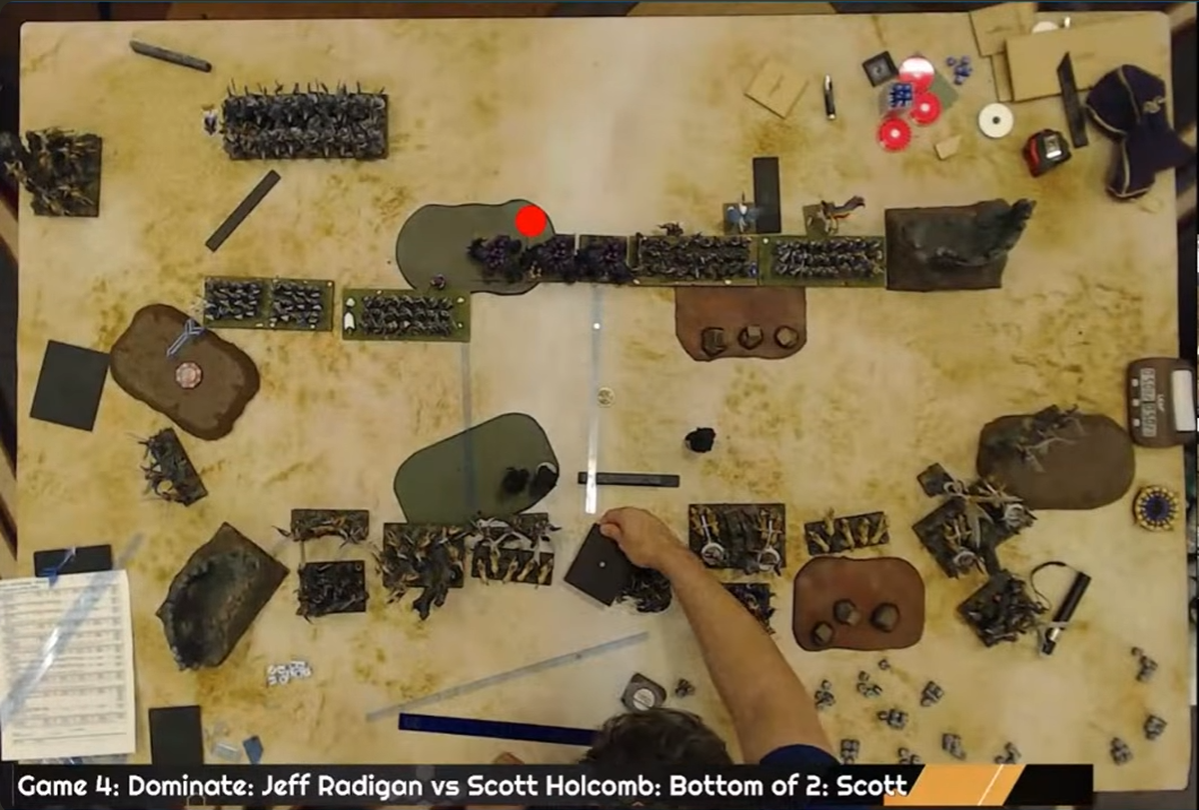
#> input picture inputs/test2.png, 1199 x 810 px
$ python canny.py
#> lines starting #> are read from the running program, lines starting #| are printed output that depends on the picture; after the words box and inside, x2 and y2 are one past the last pixel; in counts of white or black regions, pixels touching at a corner belong together
### components/boundary_detection/io.py
"""Unicode-safe image I/O and pipeline exports."""

import json
from pathlib import Path

import cv2
import numpy as np

from .visualization import draw_merge_round


def load_image(path):
    """Read a BGR image, including files with non-ASCII Windows paths."""
    path = Path(path)
    if not path.is_file():
        raise FileNotFoundError(f"Image not found: {path}")
    data = np.fromfile(path, dtype=np.uint8)
    image = cv2.imdecode(data, cv2.IMREAD_COLOR) if data.size else None
    if image is None:
        raise ValueError(f"Cannot decode image: {path}")
    return image


def save_image(path, image):
    path = Path(path)
    success, encoded = cv2.imencode(path.suffix or ".png", image)
    if not success:
        raise ValueError(f"Cannot encode output image: {path}")
    path.parent.mkdir(parents=True, exist_ok=True)
    encoded.tofile(path)


# [20 lines left out: functions save_report, export_result, export_stages, not called in this run]

### components/boundary_detection/canny.py
"""Explore Canny edges and long line candidates on a board-game image."""

import argparse
from pathlib import Path

import cv2
import numpy as np

from .io import load_image, save_image
from .config import PROJECT_ROOT


def detect_edges(image, low=50, high=150, blur_size=5):
    if not 0 <= low < high:
        raise ValueError("Thresholds must satisfy 0 <= low < high")
    if blur_size < 1 or blur_size % 2 == 0:
        raise ValueError("blur-size must be a positive odd number")
    gray = image if image.ndim == 2 else cv2.cvtColor(image, cv2.COLOR_BGR2GRAY)
    blurred = cv2.GaussianBlur(gray, (blur_size, blur_size), 0)
    return cv2.Canny(blurred, low, high, L2gradient=True)


def detect_lines(edges, min_length=0, max_gap=20, threshold=80):
    if min_length < 0 or max_gap < 0 or threshold < 1:
        raise ValueError("Hough length/gap must be non-negative; vote threshold must be positive")
    lines = cv2.HoughLinesP(
        edges, rho=1, theta=np.pi / 180, threshold=threshold,
        minLineLength=min_length, maxLineGap=max_gap,
    )
    return np.empty((0, 4), dtype=np.int32) if lines is None else lines.reshape(-1, 4)


def make_comparison(image, edges, line_overlay):
    width = min(650, image.shape[1])
    height = round(image.shape[0] * width / image.shape[1])
    panels = []
    for title, content in [
        ("Original", image),
        ("Canny edges", cv2.cvtColor(edges, cv2.COLOR_GRAY2BGR)),
        ("Hough line candidates", line_overlay),
    ]:
        header = np.full((36, width, 3), 245, dtype=np.uint8)
        cv2.putText(header, title, (12, 25), cv2.FONT_HERSHEY_SIMPLEX,
                    0.65, (30, 30, 30), 1, cv2.LINE_AA)
        panels.append(np.vstack([header, cv2.resize(content, (width, height))]))
    return np.hstack(panels)


def main():
    parser = argparse.ArgumentParser(description=__doc__)
    parser.add_argument("image", nargs="?", type=Path, default=PROJECT_ROOT / "inputs" / "test2.png")
    parser.add_argument("--low", type=float, default=50, help="Canny low gradient threshold")
    parser.add_argument("--high", type=float, default=150, help="Canny high gradient threshold")
    parser.add_argument("--blur-size", type=int, default=5, help="Gaussian kernel size, odd (default: 5)")
    parser.add_argument("--hough", action=argparse.BooleanOptionalAction, default=True, help="Optional Hough comparison; --no-hough keeps only Canny edges")
    parser.add_argument("--min-line-length", "--hough-min-length", dest="hough_min_length", type=int, default=0, help="Minimum Hough length; 0 disables the length limit")
    parser.add_argument("--hough-threshold", type=int, default=80, help="Minimum Hough votes")
    parser.add_argument("--max-line-gap", type=int, default=20, help="Allowed Hough gap in pixels")
    parser.add_argument("--output-dir", type=Path, default=PROJECT_ROOT / "outputs" / "canny")
    parser.add_argument("--show", action="store_true", help="Also open a preview window")
    args = parser.parse_args()

    try:
        image = load_image(args.image)
#> in load_image, image is the input picture: shape (810, 1199, 3); mean B, G, R 78.6, 116, 134.7
        edges = detect_edges(image, args.low, args.high, args.blur_size)
#> in detect_edges, `gray = image if image.ndim == 2 else cv2.cvtColor(image, cv2.COLOR_BGR..`:
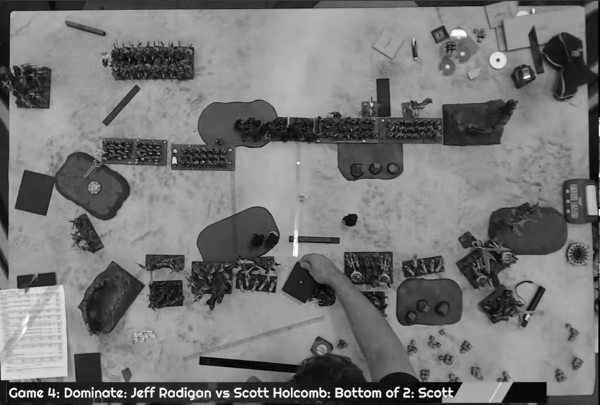
#> gray: shape (810, 1199) (shown at 1/2 size); min 0, max 255, mean 117.3
#> in detect_edges, `return cv2.Canny(blurred, low, high, L2gradient=True)`:
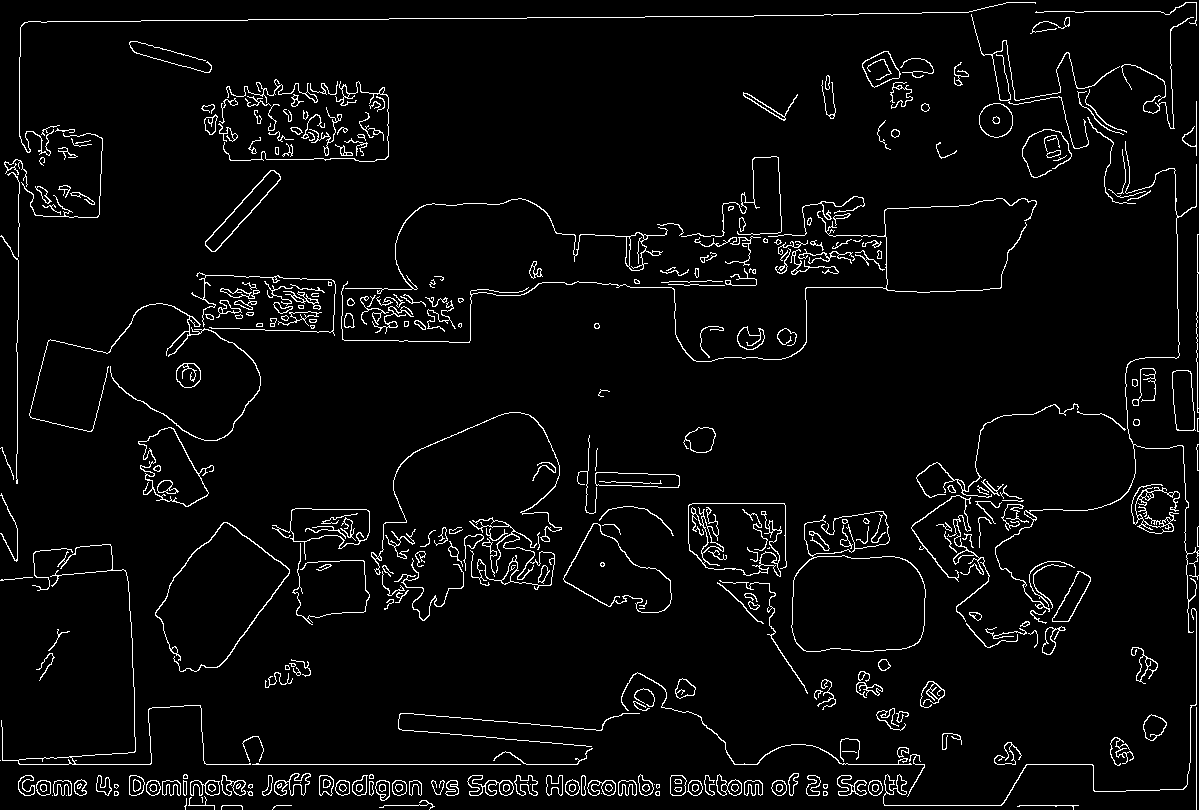
#> returned value: shape (810, 1199); 4.1% white in thin lines or dots
        min_length = args.hough_min_length
        lines = (detect_lines(edges, min_length, args.max_line_gap, args.hough_threshold)
                 if args.hough else np.empty((0, 4), dtype=np.int32))
#> in detect_lines, `lines = cv2.HoughLinesP( edges, rho=1, theta=np.pi / 180, threshold=th..`: lines = 414 rows, first 6: [206, 764, 577, 764], [1196, 809, 1196, 611], [18, 784, 914, 784], [268, 780, 916, 780], [19, 791, 910, 791], [23, 794, 908, 794]
        overlay = image.copy()
        for line in lines:
            cv2.line(overlay, tuple(map(int, line[:2])), tuple(map(int, line[2:])),
                     (255, 150, 0), 2, cv2.LINE_AA)
#> this loop made 414 passes
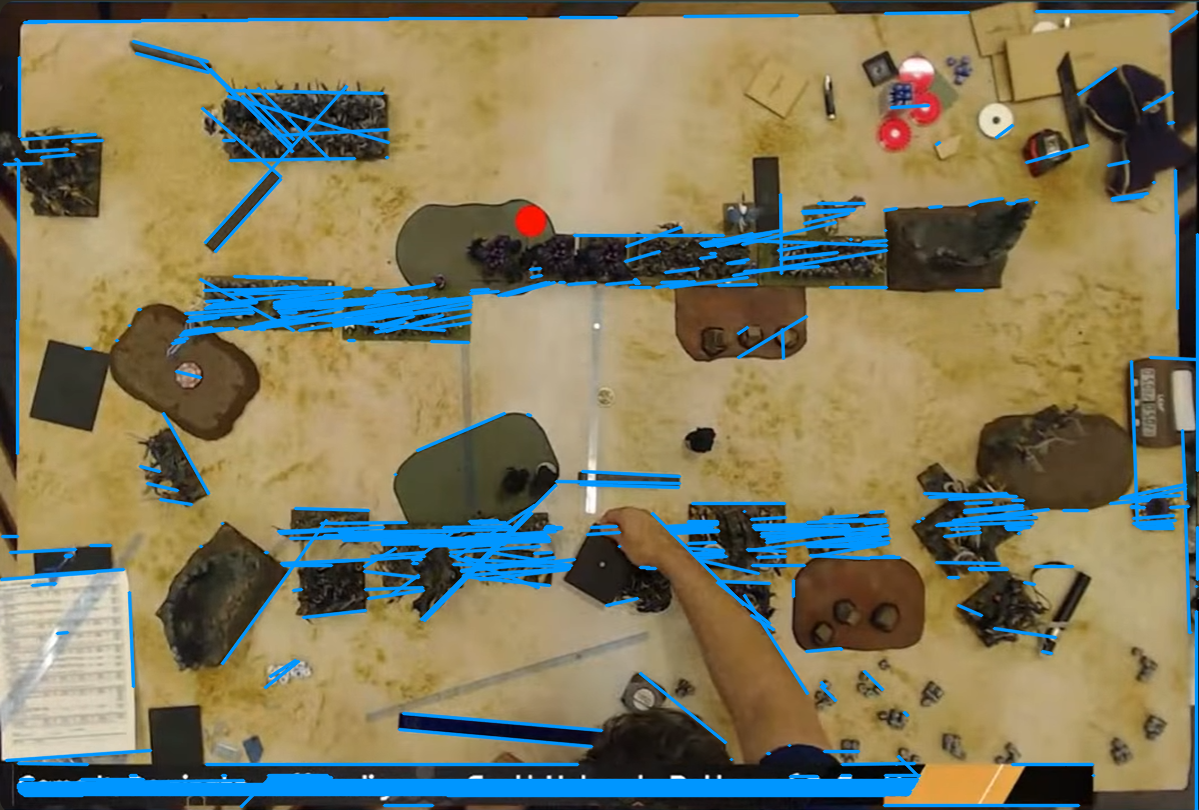
#> overlay: shape (810, 1199, 3); 10.56% of pixels changed, all inside (x1, y1, x2, y2) = (0, 9, 1199, 810)
        comparison = make_comparison(image, edges, overlay)
#> the loop in make_comparison, `for title, content in [ ("Original", image), ("Canny edges", cv2.cvtCo..` made 3 passes
#> title on passes 1 to 3: 'Original', 'Canny edges', 'Hough line candidates'
#> after the loop in make_comparison, `for title, content in [`:
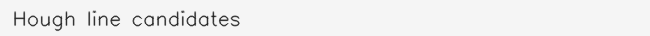
#> header: shape (36, 650, 3); min 32, max 245, mean 239
#> after the loop in make_comparison, `for title, content in [`: panels = 3 items
#> in make_comparison, `return np.hstack(panels)`:
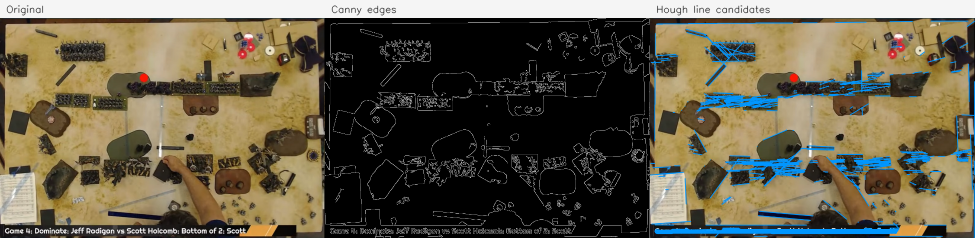
#> returned value: shape (475, 1950, 3) (shown at 1/2 size); mean of channels 0, 1, 2 74.5, 94.5, 102; drawn as B, G, R
        for suffix, result in [("edges", edges), ("lines", overlay), ("edge_comparison", comparison)]:
            output = args.output_dir / f"{args.image.stem}_{suffix}.png"
            save_image(output, result)
            print(f"Saved: {output.resolve()}")
#> this loop made 3 passes
#> (printed output is left out)
    except (OSError, ValueError, cv2.error) as error:
        parser.error(str(error))

    print(f"Edge pixels: {np.count_nonzero(edges)}; Hough line candidates: {len(lines)}")
#| Edge pixels: 39713; Hough line candidates: 414
    if args.show:
        import matplotlib.pyplot as plt

        plt.figure(figsize=(17, 6))
        plt.imshow(cv2.cvtColor(comparison, cv2.COLOR_BGR2RGB))
        plt.title(f"Canny {args.low:g}/{args.high:g}, Hough min length {min_length}px")
        plt.axis("off")
        plt.tight_layout()
        plt.show()


if __name__ == "__main__":
    main()

$ run again, with inputs/test3.png copied over inputs/test2.png
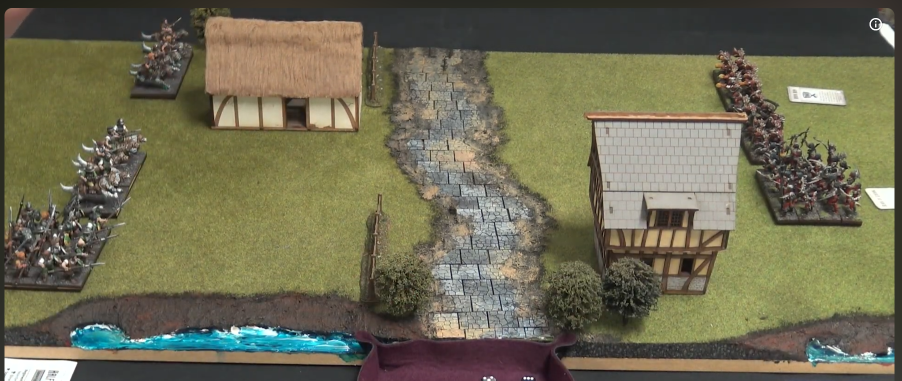
#> input picture inputs/test3.png, 1804 x 761 px (shown at 1/2 size)
#> in load_image, image is the input picture: shape (761, 1804, 3); mean B, G, R 83.3, 108.3, 111.7
#> in detect_edges, `return cv2.Canny(blurred, low, high, L2gradient=True)`:
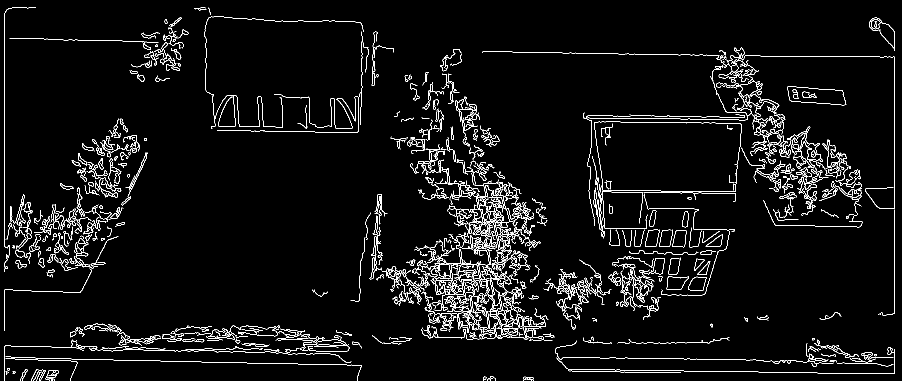
#> returned value: shape (761, 1804) (shown at 1/2 size); 4.4% white in thin lines or dots
#> in detect_lines, `lines = cv2.HoughLinesP( edges, rho=1, theta=np.pi / 180, threshold=th..`: lines = 1053 rows, first 6: [1331, 741, 1674, 746], [1788, 627, 1788, 62], [1381, 110, 1489, 112], [9, 493, 9, 102], [246, 699, 307, 700], [193, 694, 330, 697]
#> the loop in main, `for line in lines:` made 1053 passes
#> the loop in make_comparison, `for title, content in [ ("Original", image), ("Canny edges", cv2.cvtCo..` made 3 passes
#> title on passes 1 to 3: 'Original', 'Canny edges', 'Hough line candidates'
#> after the loop in make_comparison, `for title, content in [`: panels = 3 items
#> in make_comparison, `return np.hstack(panels)`:
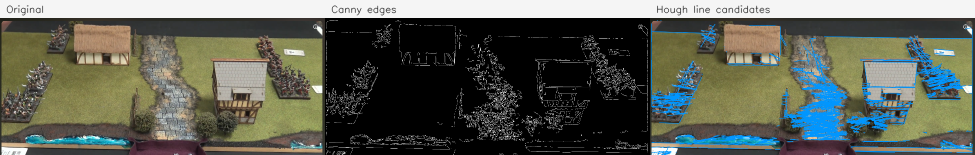
#> returned value: shape (310, 1950, 3) (shown at 1/2 size); mean of channels 0, 1, 2 85.9, 96.4, 92.9; drawn as B, G, R
#> the loop in main, `for suffix, result in [("edges", edges), ("lines", overlay), ("edge_co..` made 3 passes
#> (printed output is left out)
#| Edge pixels: 60234; Hough line candidates: 1053

$ run again, with inputs/test4.png copied over inputs/test2.png
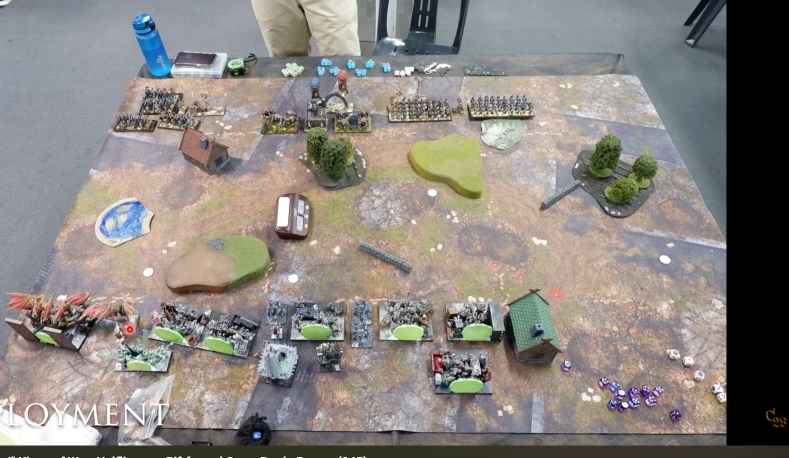
#> input picture inputs/test4.png, 1577 x 916 px (shown at 1/2 size)
#> in load_image, image is the input picture: shape (916, 1577, 3); mean B, G, R 128.4, 132.8, 138.3
#> in detect_edges, `return cv2.Canny(blurred, low, high, L2gradient=True)`:
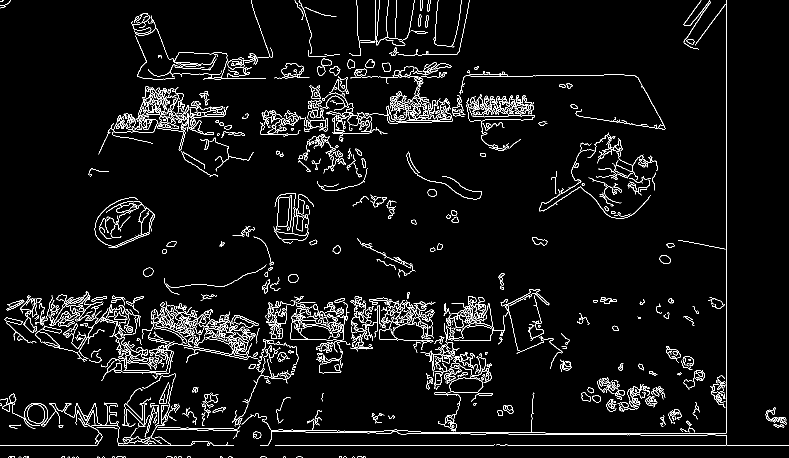
#> returned value: shape (916, 1577) (shown at 1/2 size); 4.5% white in thin lines or dots
#> in detect_lines, `lines = cv2.HoughLinesP( edges, rho=1, theta=np.pi / 180, threshold=th..`: lines = 1211 rows, first 6: [1452, 889, 1452, 0], [97, 890, 194, 890], [239, 891, 378, 891], [276, 854, 476, 857], [603, 890, 1576, 890], [1091, 866, 1451, 866]
#> the loop in main, `for line in lines:` made 1211 passes
#> the loop in make_comparison, `for title, content in [ ("Original", image), ("Canny edges", cv2.cvtCo..` made 3 passes
#> title on passes 1 to 3: 'Original', 'Canny edges', 'Hough line candidates'
#> after the loop in make_comparison, `for title, content in [`: panels = 3 items
#> in make_comparison, `return np.hstack(panels)`:
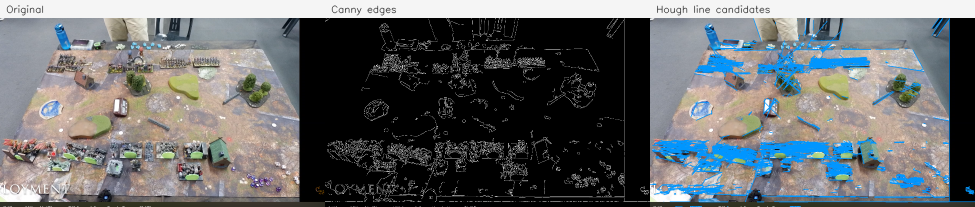
#> returned value: shape (414, 1950, 3) (shown at 1/2 size); mean of channels 0, 1, 2 107.5, 106.2, 103.7; drawn as B, G, R
#> the loop in main, `for suffix, result in [("edges", edges), ("lines", overlay), ("edge_co..` made 3 passes
#> (printed output is left out)
#| Edge pixels: 65052; Hough line candidates: 1211
